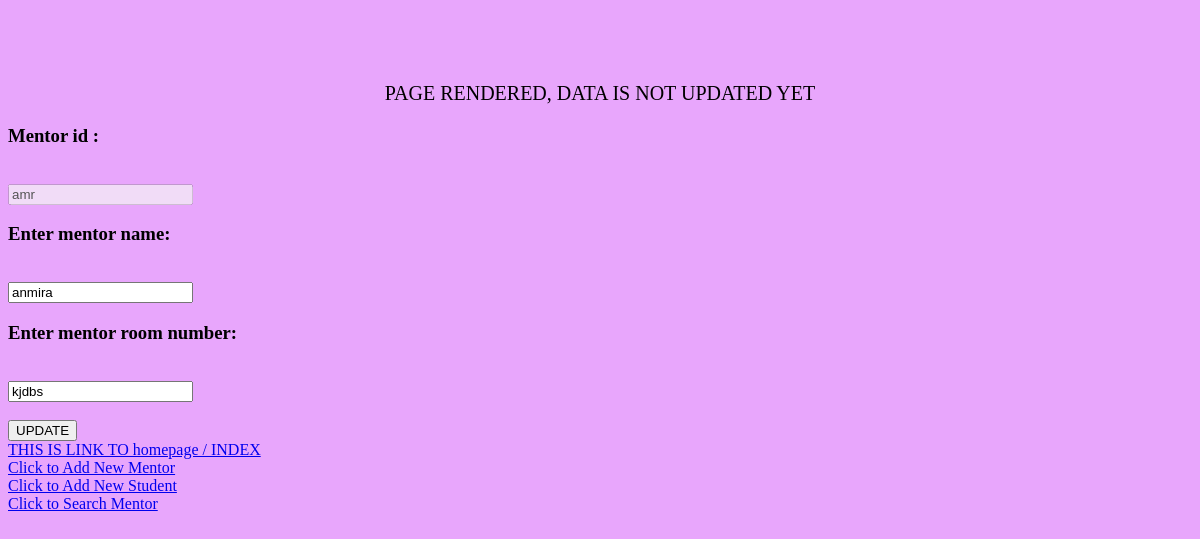
The app's page /mpppage/update/amr with its own data.
### hobbies/models.py (models this page shows)
class Mentor(models.Model):
    menid=models.CharField(max_length=8, primary_key=True)
    menname=models.TextField(max_length=225)
    menroomno=models.CharField(max_length=3, default='sk2')

### hobbies/views.py (the view)
# urls.py: path('update/<str:menid>',views.update, name='update'),
def update(request,menid):
    updateid=Mentor.objects.get(menid=menid)
    dict={
        'updateid':updateid,
        'message':'PAGE RENDERED, DATA IS NOT UPDATED YET'
    }
    return render(request,"update.html",dict)

### hobbies/templates/update.html (shortened to what this page needs)
<!DOCTYPE html>
<html lang="en">
<head>
</head>
<body>
    <br><br><br>
<p>
    {{message}}
    <form action="updatedata/{{updateid.menid}}" method="post">
        <h3> Mentor id : </h3><br>
        <input type="text" name="mentorid" value="{{updateid.menid}}" disabled="false"><br>
        <h3> Enter mentor name: </h3><br>
        <input type="text" name="mentorname" value="{{updateid.menname}}"><br>
        <h3> Enter mentor room number: </h3><br>
        <input type="text" name="mentorroomno" value="{{updateid.menroomno}}"><br>
        <br>
        <input type="submit" value="UPDATE">
      </form>
    <a href = "{% url 'index' %}">THIS IS LINK TO homepage / INDEX</a><br>
    <a href = "{% url 'newmentor' %}">Click to Add New Mentor</a><br>
    <a href = "{% url 'newstudent' %}">Click to Add New Student</a><br>
    <a href = "{% url 'searchpage' %}">Click to Search Mentor</a>
</p>
</body>
</html>

### hobbies/templates/update.html (style rules this page uses)
p { text-align: center; font-size: 20px; }
body { background-color: rgb(232, 166, 252); }

### records on screen
Mentor: mentorid "amr", mentorname "anmira", mentorroomno "kjdbs"

### other values on screen
{{ message }} "PAGE RENDERED, DATA IS NOT UPDATED YET"
